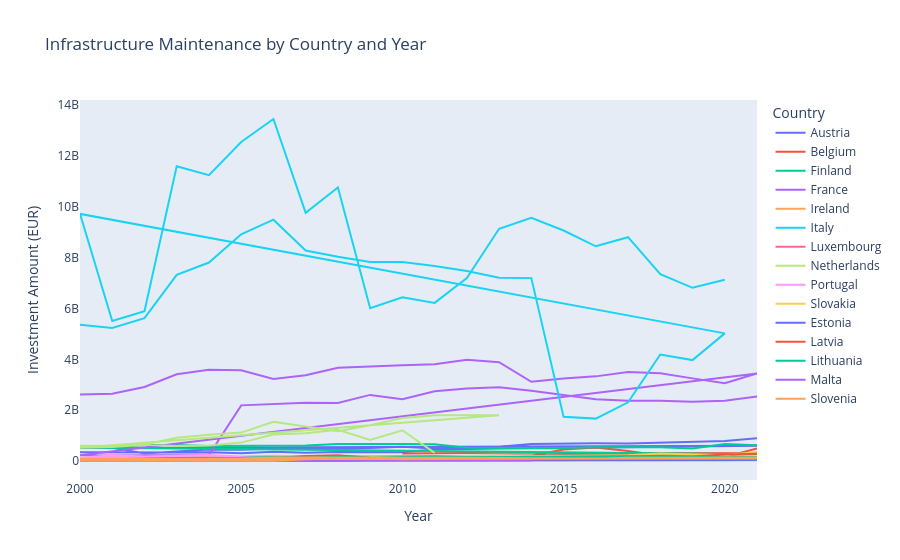

Notebook code for this chart:
### Code cell
import plotly.express as px

# Create an interactive line chart for Infrastructure Investment by Country and Year
fig = px.line(new_inframaint_df, x='year', y='value_eur', color='country',
              title='Infrastructure Maintenance by Country and Year')

# Update the layout to add more space and make it look cleaner
fig.update_layout(
    xaxis_title='Year',
    yaxis_title='Investment Amount (EUR)',
    legend_title='Country',
    xaxis=dict(showgrid=False),
    yaxis=dict(showgrid=False))
fig.show()
